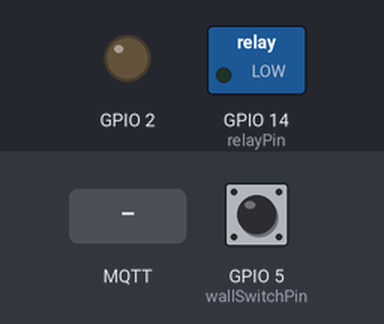
Simulated run of this sketch. Board: ESP8266 (NodeMCU). Parts: switched loads named in the sketch (green lamp = pin HIGH), output pins drawn as LEDs (lit = HIGH). The inputs (shaded band) are chosen by the test bench; at power-on: GPIO 5 (wallSwitchPin) LOW. WiFi joins after 1.5 s; servers stay silent unless stated; no MQTT or app messages arrive unless stated; what the sketch prints to the serial monitor is not drawn.

Above: at 2.7 s.
2.8 s: MQTT message "0" arrives on the first subscribed topic
At 3.1 s:
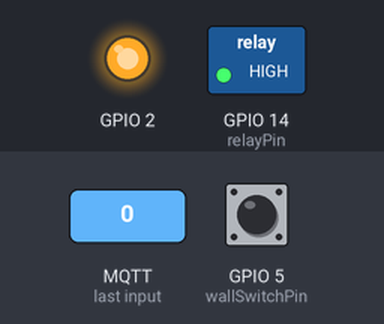
4.3 s: MQTT message "1" arrives on the first subscribed topic
At 5.4 s:
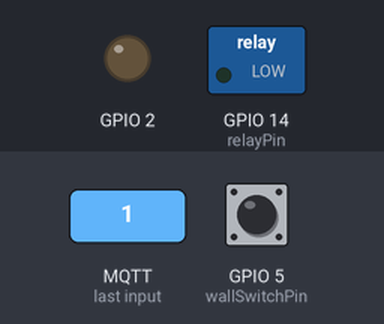
5.8 s: MQTT message "0" arrives on the second subscribed topic
At 6.6 s:
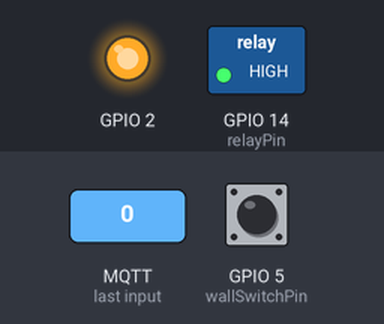
Timing chart, 0 to 8.8 s (numbered marks = the images above; inputs shaded):
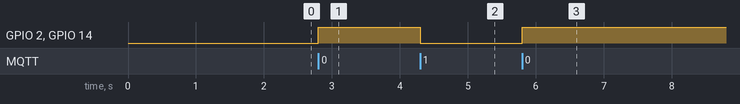

The sketch:

SmartHomeArduinoESP.ino
```cpp
#include <ESP8266WiFi.h>
#include <ESP8266mDNS.h>
#include <WiFiUdp.h>
#include <ArduinoOTA.h>
#include <PubSubClient.h>
#include <DHT.h>


#define DHTPIN  4  //D2
#define DHTTYPE DHT22   // DHT 22  (AM2302)

//settings
// Update these with values suitable for your network.
String outNode, out, exitNode;
const char* ssid = "change"; // change Wifi SSID
const char* password = "pass"; //  change WiFi passwrd
const char* mqtt_server = "localhost"; // MQTT server IP

WiFiClient espClient;
PubSubClient client(espClient);

//relay timer
long lastMsg = 0;
char msg[50];
int message = 0;
int relayPin = 14; //D5


//wallswitch parameters
const int wallSwitchPin = 5; //D1
int reading;           // the current reading from the input pin
int previous = LOW;    // the previous reading from the input pin
unsigned long time1 = 0;           // the last time the output pin was toggled
unsigned long debounce = 200UL;   // the debounce time, increase if the output flickers

//DHT

DHT dht(DHTPIN, DHTTYPE);
int dhttimer = 0;


// RELAY INFO
String relayStatus = "ֿֿ0"; // normally off =0, on=1
const String roomGroup = "LivingRoom/TV_Lamp"; //chnge to the name of the device
String statusUpdate = roomGroup.c_str();


void setup() {
  pinMode(BUILTIN_LED, OUTPUT);     // Initialize the BUILTIN_LED pin as an output
  pinMode(relayPin, OUTPUT);        // Initialize the relayPin pin as an output
  pinMode(wallSwitchPin, INPUT);    // Initialize the wallSwitchPin pin as an output
  Serial.begin(115200);
  init_OTA();
  dht.begin();
  client.setServer(mqtt_server, 1883);
  client.setCallback(callback);
  outNode = String(roomGroup);
  out = String("/out");
  exitNode =outNode+out;
  client.publish("WiFi_IoT_Status", roomGroup.c_str());
}

void loop() {
  ArduinoOTA.handle();
  if (!client.connected()) {
    reconnect();
  }
  client.loop();

  reading = digitalRead(wallSwitchPin);
  wallSwitch(reading);
  relayTimer(statusUpdate);
  DHTmessure();
  }
```

DHT.ino
```cpp
void DHTmessure(){
  long now = millis();
  if (now - dhttimer > 30000){
    dhttimer = now;
    float h = dht.readHumidity();
    float t = dht.readTemperature();
    float hic = dht.computeHeatIndex(t, h, false);
    static char temperatureTemp[7];
    dtostrf(hic, 6, 2, temperatureTemp);
    static char humidityTemp[7];
    dtostrf(h, 6, 2, humidityTemp);
    client.publish("Hum" , humidityTemp);
    delay(100);
    client.publish("Temp" , temperatureTemp);
}
}
```

MQTT.ino
```cpp
void callback(char* topic, byte* payload, unsigned int length) {
  message = (char)payload[0];
  relay_from_MQTT(message);
  check_for_status(message);
  ResetMQTT(message);
}


void check_for_status (char message) {
  if (message == '3') // change for incoming status msg.
  client.publish("WiFi_IoT_Status", roomGroup.c_str());
}


void ResetMQTT (char message) {
  if (message == '4'){ //change for incoming restart cmd.
  client.publish("WiFi_IoT_Status", "Restarting");
  delay (400);
  ESP.restart();
  }
}


void relay_from_MQTT(int message) {
  if (message == '1'){ // change for on signal
    relayStatus = "1";
    relay_control(relayStatus);
  }
  else if (message == '0'){ //change for off signal.
    relayStatus = "0";
    relay_control(relayStatus);
  }

}
```

OTA.ino
```cpp
void init_OTA(){
  Serial.begin(115200);
  Serial.println("Booting");
  WiFi.mode(WIFI_STA);
  WiFi.begin(ssid, password);
  while (WiFi.waitForConnectResult() != WL_CONNECTED) {
    Serial.println("Connection Failed! Rebooting...");
    delay(5000);
    ESP.restart();
  }


  ArduinoOTA.onStart([]() {
    String type;
    if (ArduinoOTA.getCommand() == U_FLASH) {
      type = "sketch";
    } else { // U_FS
      type = "filesystem";
    }
    Serial.println("Start updating " + type);
  });
  ArduinoOTA.onEnd([]() {
    Serial.println("\nEnd");
  });
  ArduinoOTA.onProgress([](unsigned int progress, unsigned int total) {
    Serial.printf("Progress: %u%%\r", (progress / (total / 100)));
  });
  ArduinoOTA.onError([](ota_error_t error) {
    Serial.printf("Error[%u]: ", error);
    if (error == OTA_AUTH_ERROR) {
      Serial.println("Auth Failed");
    } else if (error == OTA_BEGIN_ERROR) {
      Serial.println("Begin Failed");
    } else if (error == OTA_CONNECT_ERROR) {
      Serial.println("Connect Failed");
    } else if (error == OTA_RECEIVE_ERROR) {
      Serial.println("Receive Failed");
    } else if (error == OTA_END_ERROR) {
      Serial.println("End Failed");
    }
  });
  ArduinoOTA.begin();
  Serial.println("Ready");
  Serial.print("IP address: ");
  Serial.println(WiFi.localIP());
}
```

features.ino
```cpp
void relay_control(String relayStatus){ //control the relay
  if (relayStatus == "1") {
     digitalWrite(BUILTIN_LED, LOW);   // Turn the LED on (Note that LOW is the voltage level
     //digitalWrite(relayPin, HIGH); // normally open
     digitalWrite(relayPin, LOW); //normally close
     client.publish(exitNode.c_str(), relayStatus.c_str());
  }
  else if (relayStatus == "0"){
     digitalWrite(BUILTIN_LED, HIGH);
     //digitalWrite(relayPin, LOW); // normally open
     digitalWrite(relayPin, HIGH);//normally close
     client.publish(exitNode.c_str(), relayStatus.c_str());
  }
}


void wallSwitch(int reading){ // detects changes in wallswitch
  if (reading != previous  && millis() - time1 > debounce) {
    if (relayStatus == "1"){
      relayStatus = "0";
      relay_control(relayStatus);
    }
    else if (relayStatus =="0") {
      relayStatus = "1";
      relay_control(relayStatus);
    }


    time1 = millis();
  }

  previous = reading;

}


void relayTimer (String statusUpdate){ // update node every 30 mins.
    long now = millis();
  if (now - lastMsg > 300000) { // change time in millis for update mins (30mins = 300000)
    lastMsg = now;
    statusUpdate += relayStatus.c_str();
    client.publish("RelayStatus", statusUpdate.c_str());
  }
}
```

wifi.ino
```cpp
void reconnect() {
  // Loop until we're reconnected
  int counter = 0;
  while (!client.connected()) {
    Serial.print("Attempting MQTT connection...");
    // Create a random client ID
    String clientId = "ESP8266Client-";
    clientId += roomGroup.c_str();
    // Attempt to connect
    if (client.connect(clientId.c_str())) {
      Serial.println("connected");
      // Once connected, publish an announcement...
      client.publish(roomGroup.c_str(), "I'm Connected, My name is: ");
      client.publish(roomGroup.c_str(), clientId.c_str());
      client.publish("WiFi_IoT_Status", roomGroup.c_str());
      // ... and resubscribe
      client.subscribe(roomGroup.c_str());
      client.subscribe("WiFi_IoT_Status");

    } else {
      Serial.print("failed, rc=");
      Serial.print(client.state());
      Serial.println(" try again in 5 seconds");
      // Wait 5 seconds before retrying
      delay(5000);
      counter++;
      if (counter == 6){
          Serial.println("Restarting");
          delay (400);
          ESP.restart();
      }

    }
  }
}
```

Measured:
- after the input at 2.8 s, GPIO 2, GPIO 14 (relayPin): LOW → HIGH at once
- after the input at 4.3 s, GPIO 2, GPIO 14 (relayPin): HIGH → LOW at once
- after the input at 5.8 s, GPIO 2, GPIO 14 (relayPin): LOW → HIGH at once
